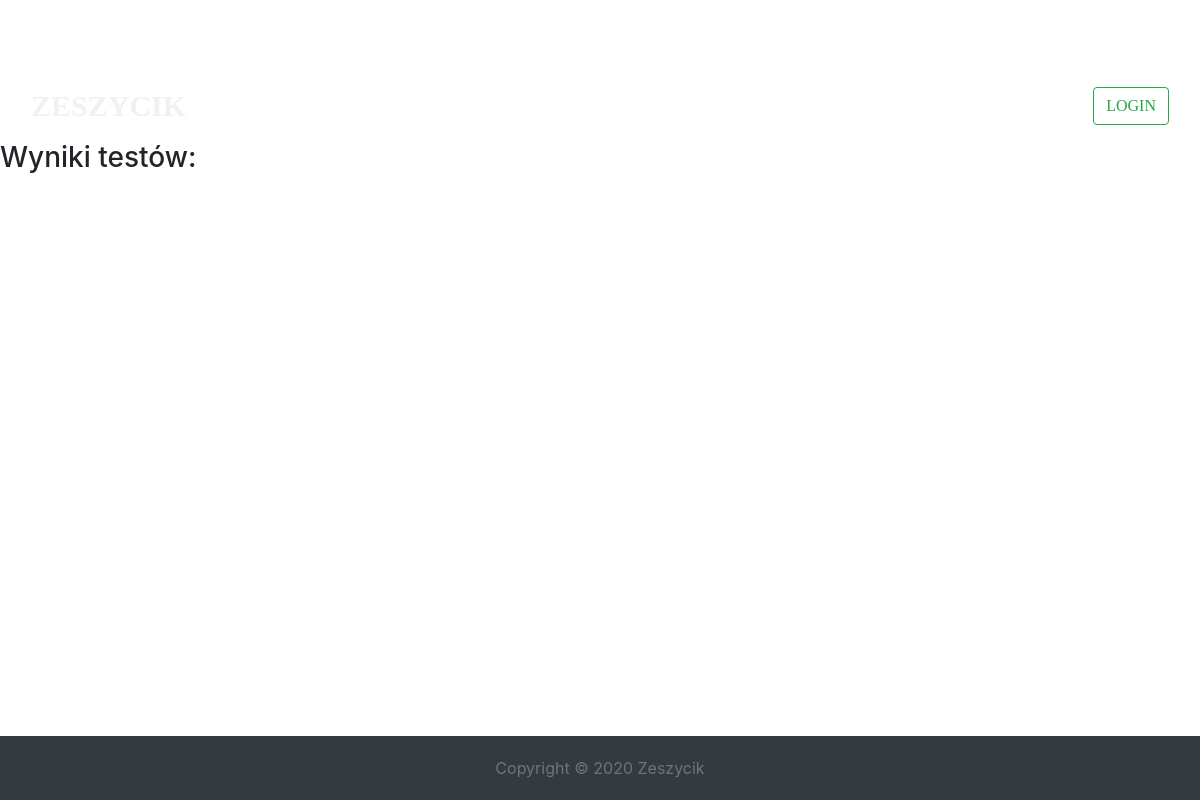
Page /exams on the earlier database version.
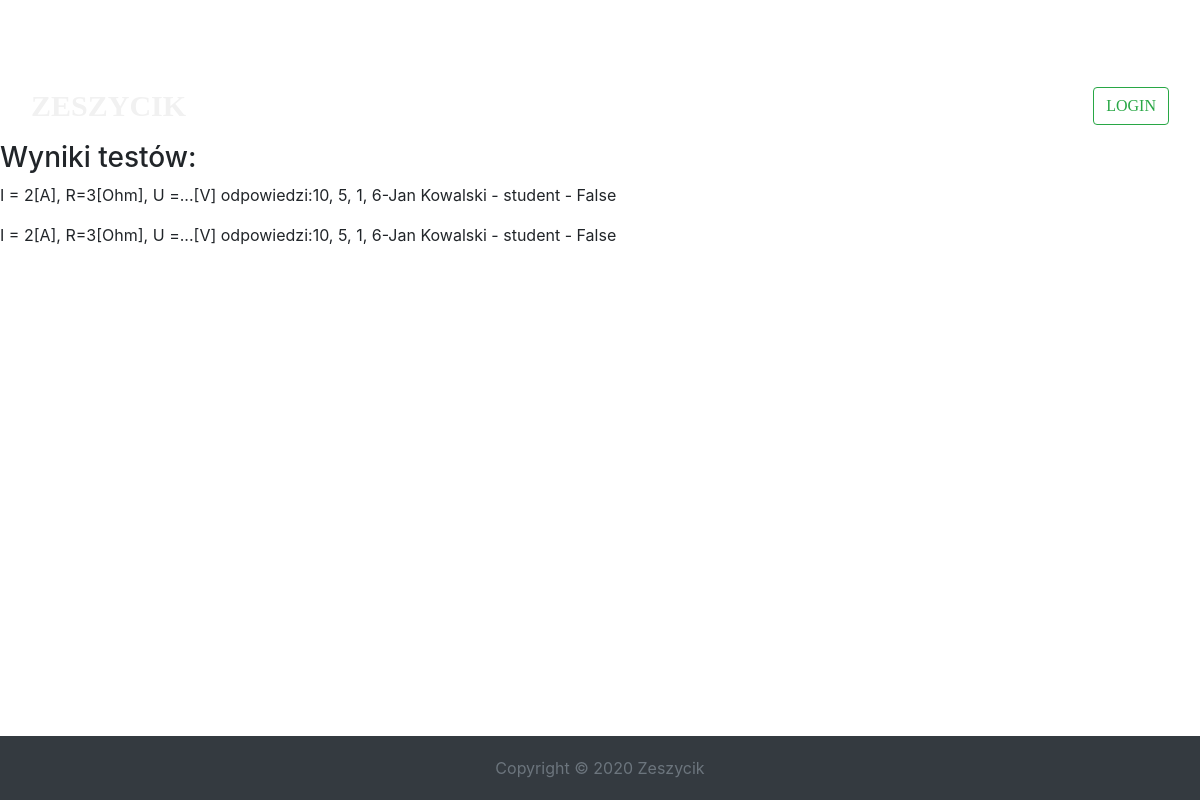
Same page on the later database version.
### school/models.py (models this page shows, shortened)
class Exam(models.Model):
    test = models.ForeignKey(StudentTest, on_delete=models.CASCADE)
    student = models.ForeignKey(SchoolUser, on_delete=models.CASCADE)
    answer = models.CharField(max_length=5)
    @property
    def passed(self):
        if self.answer == self.test.answer_right:
            self._passed = True
        else:
            self._passed = False
        return self._passed
    def __str__(self):
        return f'{self.student} - {self.passed}'

class StudentTest(models.Model):
    lesson = models.ForeignKey(Lesson, on_delete=models.CASCADE)
    author = models.ForeignKey(SchoolUser, on_delete=models.DO_NOTHING)
    question = models.CharField(max_length=250)
    answer_right = models.CharField(max_length=5, default='')
    answer_1 = models.CharField(max_length=150, default='')
    answer_2 = models.CharField(max_length=150, default='')
    answer_3 = models.CharField(max_length=150, default='')
    answer_4 = models.CharField(max_length=150, default='')
    def __str__(self):
        return f'{self.question[:30]} odpowiedzi:{self.answer_1}, {self.answer_2}, {self.answer_3}, {self.answer_4}'

class SchoolUser(models.Model):
    USERS_KIND = [
        ('administrator', 'Dyrektor'),
        ('teacher', 'Nauczyciel'),
        ('student', 'Uczeń')
    ]
    user = models.OneToOneField(User, on_delete=models.CASCADE, null=True, blank=True)
    permissions = models.CharField(choices=USERS_KIND, max_length=15)
    grades = models.CharField(max_length=150, default='')
    def __str__(self):
        return f'{self.user.first_name} {self.user.last_name} - {self.permissions}'

### school/views.py (the view)
# urls.py: path('exams',                   ExamListView.as_view(),  name='exams'),
class ExamListView(ListView):
    template_name = 'exam_list.html'
    model = Exam
    context_object_name = 'exams'

### school/templates/exam_list.html (shortened to what this page needs)
{% extends 'base.html' %}
{% load static %}
{% block content %}
    <link rel="stylesheet" type="text/css" href="{% static 'css/index.css' %}">
    <h3>Wyniki testów:</h3>
    {% if exams %}
        {% for exam in exams %}
            <p>{{ exam.test }}-{{ exam }}
        {% endfor %}
    {% endif %}
{% endblock content %}

Differences in the rows shown:
added Exam: test "I = 2[A], R=3[Ohm], U =...[V] odpowiedzi:10, 5, 1, 6", student+answer+test "Jan Kowalski - student - False"
added Exam: test "I = 2[A], R=3[Ohm], U =...[V] odpowiedzi:10, 5, 1, 6", student+answer+test "Jan Kowalski - student - False"
